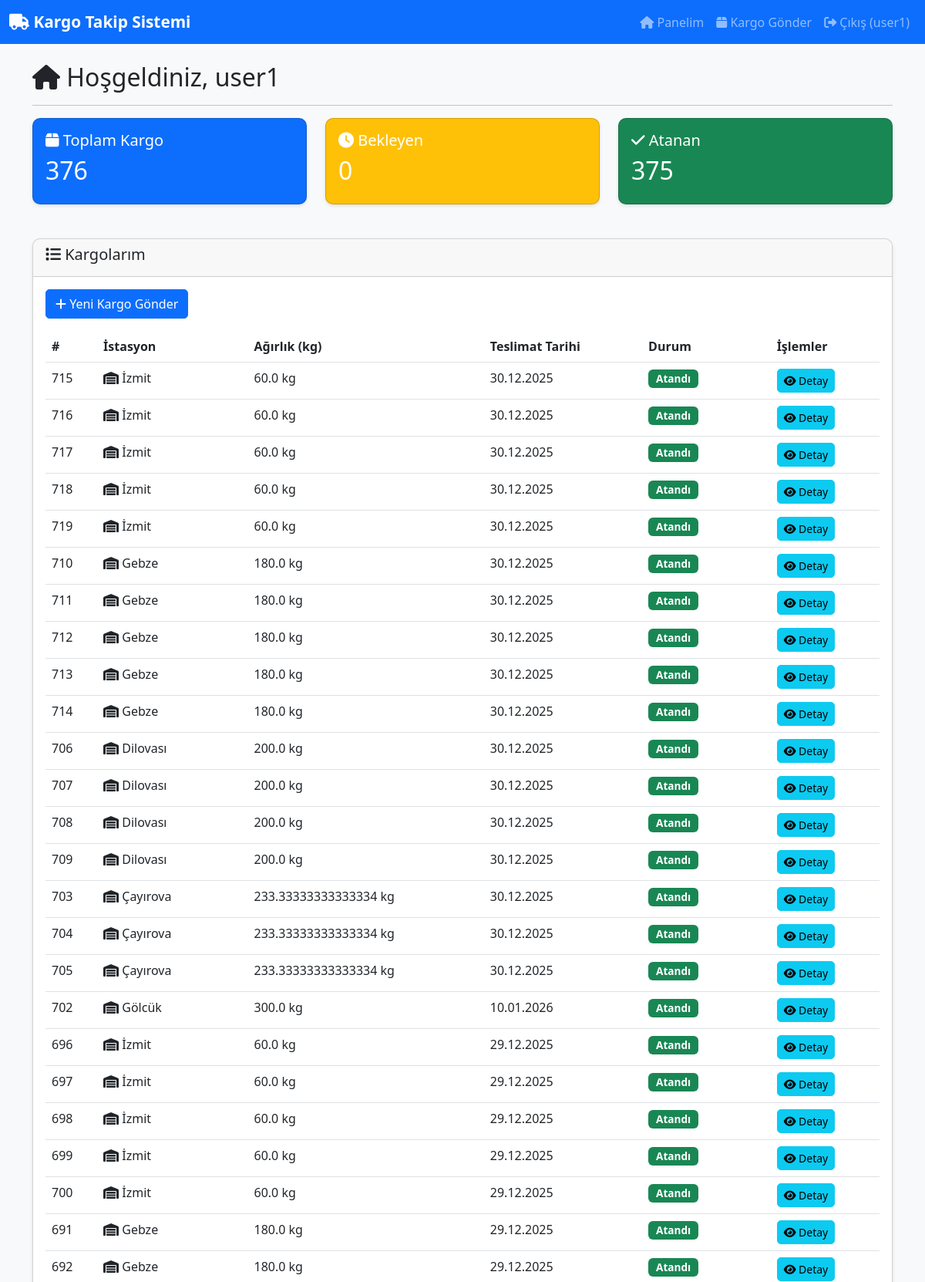
The page /user/dashboard (signed in, upper part) on the database its author committed.
### models.py (models this page shows, shortened)
class User(UserMixin, db.Model):
    __tablename__ = 'users'
    id = db.Column(db.Integer, primary_key=True)
    username = db.Column(db.String(80), unique=True, nullable=False)
    password_hash = db.Column(db.String(200), nullable=False)
    is_admin = db.Column(db.Boolean, default=False)
    created_at = db.Column(db.DateTime, default=datetime.utcnow)
    cargos = db.relationship('Cargo', backref='user', lazy=True, cascade='all, delete-orphan')

class Cargo(db.Model):
    __tablename__ = 'cargos'
    id = db.Column(db.Integer, primary_key=True)
    user_id = db.Column(db.Integer, db.ForeignKey('users.id'), nullable=False)
    station_id = db.Column(db.Integer, db.ForeignKey('stations.id'), nullable=False)
    weight = db.Column(db.Float, nullable=False)  # kg
    status = db.Column(db.String(50), default='pending')  # pending, assigned, delivered, rejected
    delivery_date = db.Column(db.Date, nullable=False)  # Teslimat tarihi
    created_at = db.Column(db.DateTime, default=datetime.utcnow)
    route_assignments = db.relationship('RouteAssignment', backref='cargo', lazy=True)

class Station(db.Model):
    __tablename__ = 'stations'
    id = db.Column(db.Integer, primary_key=True)
    name = db.Column(db.String(100), unique=True, nullable=False)
    latitude = db.Column(db.Float, nullable=False)
    longitude = db.Column(db.Float, nullable=False)
    is_active = db.Column(db.Boolean, default=True)
    created_at = db.Column(db.DateTime, default=datetime.utcnow)
    cargos = db.relationship('Cargo', backref='station', lazy=True)

### app.py (the view)
@app.route('/user/dashboard')
@login_required
def user_dashboard():
    if current_user.is_admin:
        return redirect(url_for('admin_dashboard'))
    cargos = Cargo.query.filter_by(user_id=current_user.id).order_by(Cargo.created_at.desc()).all()
    return render_template('user/dashboard.html', cargos=cargos)

### app.py (called while the page is built)
@login_manager.user_loader
def load_user(user_id):
    return User.query.get(int(user_id))

### templates/user/dashboard.html (shortened to what this page needs)
{% extends "base.html" %}
{% block content %}
<div class="row">
    <div class="col-12">
        <h2><i class="fas fa-home"></i> Hoşgeldiniz, {{ current_user.username }}</h2>
        <hr>
    </div>
</div>
<div class="row mb-4">
    <div class="col-md-4">
        <div class="card bg-primary text-white">
            <div class="card-body">
                <h5><i class="fas fa-box"></i> Toplam Kargo</h5>
                <h2>{{ cargos|length }}</h2>
            </div>
        </div>
    </div>
    <div class="col-md-4">
        <div class="card bg-warning text-white">
            <div class="card-body">
                <h5><i class="fas fa-clock"></i> Bekleyen</h5>
                <h2>{{ cargos|selectattr('status', 'equalto', 'pending')|list|length }}</h2>
            </div>
        </div>
    </div>
    <div class="col-md-4">
        <div class="card bg-success text-white">
            <div class="card-body">
                <h5><i class="fas fa-check"></i> Atanan</h5>
                <h2>{{ cargos|selectattr('status', 'equalto', 'assigned')|list|length }}</h2>
            </div>
        </div>
    </div>
</div>
<div class="row">
    <div class="col-12">
        <div class="card">
            <div class="card-header">
                <h5><i class="fas fa-list"></i> Kargolarım</h5>
            </div>
            <div class="card-body">
                <a href="{{ url_for('send_cargo') }}" class="btn btn-primary mb-3">
                    <i class="fas fa-plus"></i> Yeni Kargo Gönder
                </a>
                {% if cargos %}
                    <div class="table-responsive">
                        <table class="table table-hover">
                            <thead>
                                <tr>
                                    <th>#</th>
                                    <th>İstasyon</th>
                                    <th>Ağırlık (kg)</th>
                                    <th>Teslimat Tarihi</th>
                                    <th>Durum</th>
                                    <th>İşlemler</th>
                                </tr>
                            </thead>
                            <tbody>
                                {% for cargo in cargos %}
                                <tr>
                                    <td>{{ cargo.id }}</td>
                                    <td><i class="fas fa-warehouse"></i> {{ cargo.station.name }}</td>
                                    <td>{{ cargo.weight }} kg</td>
                                    <td>{{ cargo.delivery_date.strftime('%d.%m.%Y') }}</td>
                                    <td>
                                        {% if cargo.status == 'pending' %}
                                            <span class="badge bg-warning">Bekliyor</span>
                                        {% elif cargo.status == 'assigned' %}
                                            <span class="badge bg-success">Atandı</span>
                                        {% elif cargo.status == 'delivered' %}
                                            <span class="badge bg-info">Teslim Edildi</span>
                                        {% elif cargo.status == 'rejected' %}
                                            <span class="badge bg-danger">Reddedildi</span>
                                        {% endif %}
                                    </td>
                                    <td>
                                        <a href="{{ url_for('view_cargo', cargo_id=cargo.id) }}" class="btn btn-sm btn-info">
                                            <i class="fas fa-eye"></i> Detay
                                        </a>
                                    </td>
                                </tr>
                                {% endfor %}
                            </tbody>
                        </table>
                    </div>
                {% else %}
                    <div class="alert alert-info">
                        <i class="fas fa-info-circle"></i> Henüz kargo kaydınız bulunmuyor.
                    </div>
                {% endif %}
            </div>
        </div>
    </div>
</div>
{% endblock %}

### templates/base.html (shortened to what this page needs)
<!DOCTYPE html>
<html lang="tr">
<head>
    <link href="https://cdn.jsdelivr.net/npm/bootstrap@5.3.0/dist/css/bootstrap.min.css" rel="stylesheet">
    <link rel="stylesheet" href="https://cdnjs.cloudflare.com/ajax/libs/font-awesome/6.4.0/css/all.min.css">
    <link rel="stylesheet" href="{{ url_for('static', filename='css/style.css') }}">
</head>
<body>
    <nav class="navbar navbar-expand-lg navbar-dark bg-primary">
        <div class="container-fluid">
            <a class="navbar-brand" href="{{ url_for('index') }}">
                <i class="fas fa-truck"></i> Kargo Takip Sistemi
            </a>
            <div class="collapse navbar-collapse" id="navbarNav">
                <ul class="navbar-nav ms-auto">
                    {% if current_user.is_authenticated %}
                        {% if current_user.is_admin %}
                            <li class="nav-item">
                                <a class="nav-link" href="{{ url_for('admin_dashboard') }}">
                                    <i class="fas fa-tachometer-alt"></i> Panel
                                </a>
                            </li>
                            <li class="nav-item">
                                <a class="nav-link" href="{{ url_for('bulk_cargo') }}">
                                    <i class="fas fa-boxes"></i> Toplu Kargo
                                </a>
                            </li>
                            <li class="nav-item">
                                <a class="nav-link" href="{{ url_for('manage_stations') }}">
                                    <i class="fas fa-warehouse"></i> İstasyonlar
                                </a>
                            </li>
                            <li class="nav-item">
                                <a class="nav-link" href="{{ url_for('plan_route') }}">
                                    <i class="fas fa-route"></i> Rota Planla
                                </a>
                            </li>
                            <li class="nav-item">
                                <a class="nav-link" href="{{ url_for('list_trips') }}">
                                    <i class="fas fa-list"></i> Seferler
                                </a>
                            </li>
                            <li class="nav-item">
                                <a class="nav-link" href="{{ url_for('manage_parameters') }}">
                                    <i class="fas fa-cog"></i> Parametreler
                                </a>
                            </li>
                        {% else %}
                            <li class="nav-item">
                                <a class="nav-link" href="{{ url_for('user_dashboard') }}">
                                    <i class="fas fa-home"></i> Panelim
                                </a>
                            </li>
                            <li class="nav-item">
                                <a class="nav-link" href="{{ url_for('send_cargo') }}">
                                    <i class="fas fa-box"></i> Kargo Gönder
                                </a>
                            </li>
                        {% endif %}
                        <li class="nav-item">
                            <a class="nav-link" href="{{ url_for('logout') }}">
                                <i class="fas fa-sign-out-alt"></i> Çıkış ({{ current_user.username }})
                            </a>
                        </li>
                    {% else %}
                        <li class="nav-item">
                            <a class="nav-link" href="{{ url_for('login') }}">
                                <i class="fas fa-sign-in-alt"></i> Giriş
                            </a>
                        </li>
                    {% endif %}
                </ul>
            </div>
        </div>
    </nav>
    <div class="container mt-4">
        {% block content %}{% endblock %}
    </div>
</body>
</html>

### static/css/style.css (style rules this page uses)
body { font-family: 'Segoe UI', Tahoma, Geneva, Verdana, sans-serif; background-color: #f8f9fa; }
.navbar-brand { font-weight: bold; font-size: 1.3rem; }
.card { border-radius: 10px; box-shadow: 0 2px 4px rgba(0,0,0,0.1); margin-bottom: 20px; }
.card-header { border-radius: 10px 10px 0 0 !important; font-weight: bold; }
.btn { border-radius: 5px; font-weight: 500; }
.table { background-color: white; }
.badge { padding: 5px 10px; font-size: 0.85rem; }

### rows shown on the page
User: username "user1"
Cargo: id "715", station.name "İzmit", weight "60.0", delivery_date "30.12.2025", status "Atandı"
Cargo: id "716", station.name "İzmit", weight "60.0", delivery_date "30.12.2025", status "Atandı"
Cargo: id "717", station.name "İzmit", weight "60.0", delivery_date "30.12.2025", status "Atandı"
Cargo: id "718", station.name "İzmit", weight "60.0", delivery_date "30.12.2025", status "Atandı"
Cargo: id "719", station.name "İzmit", weight "60.0", delivery_date "30.12.2025", status "Atandı"
Cargo: id "710", station.name "Gebze", weight "180.0", delivery_date "30.12.2025", status "Atandı"
Cargo: id "711", station.name "Gebze", weight "180.0", delivery_date "30.12.2025", status "Atandı"
Cargo: id "712", station.name "Gebze", weight "180.0", delivery_date "30.12.2025", status "Atandı"
Cargo: id "713", station.name "Gebze", weight "180.0", delivery_date "30.12.2025", status "Atandı"
Cargo: id "714", station.name "Gebze", weight "180.0", delivery_date "30.12.2025", status "Atandı"
Cargo: id "706", station.name "Dilovası", weight "200.0", delivery_date "30.12.2025", status "Atandı"
Cargo: id "707", station.name "Dilovası", weight "200.0", delivery_date "30.12.2025", status "Atandı"
Cargo: id "708", station.name "Dilovası", weight "200.0", delivery_date "30.12.2025", status "Atandı"
Cargo: id "709", station.name "Dilovası", weight "200.0", delivery_date "30.12.2025", status "Atandı"
Cargo: id "703", station.name "Çayırova", weight "233.33333333333334", delivery_date "30.12.2025", status "Atandı"
Cargo: id "704", station.name "Çayırova", weight "233.33333333333334", delivery_date "30.12.2025", status "Atandı"
Cargo: id "705", station.name "Çayırova", weight "233.33333333333334", delivery_date "30.12.2025", status "Atandı"
Cargo: id "702", station.name "Gölcük", weight "300.0", delivery_date "10.01.2026", status "Atandı"
Cargo: id "696", station.name "İzmit", weight "60.0", delivery_date "29.12.2025", status "Atandı"
Cargo: id "697", station.name "İzmit", weight "60.0", delivery_date "29.12.2025", status "Atandı"
Cargo: id "698", station.name "İzmit", weight "60.0", delivery_date "29.12.2025", status "Atandı"
Cargo: id "699", station.name "İzmit", weight "60.0", delivery_date "29.12.2025", status "Atandı"
Cargo: id "700", station.name "İzmit", weight "60.0", delivery_date "29.12.2025", status "Atandı"
Cargo: id "691", station.name "Gebze", weight "180.0", delivery_date "29.12.2025", status "Atandı"
Cargo: id "692", station.name "Gebze", weight "180.0", delivery_date "29.12.2025", status "Atandı"

### other values the page prints
{{ cargos|length }} "376"
{{ cargos|selectattr('status', 'equalto', 'pending')|list|length }} "0"
{{ cargos|selectattr('status', 'equalto', 'assigned')|list|length }} "375"
